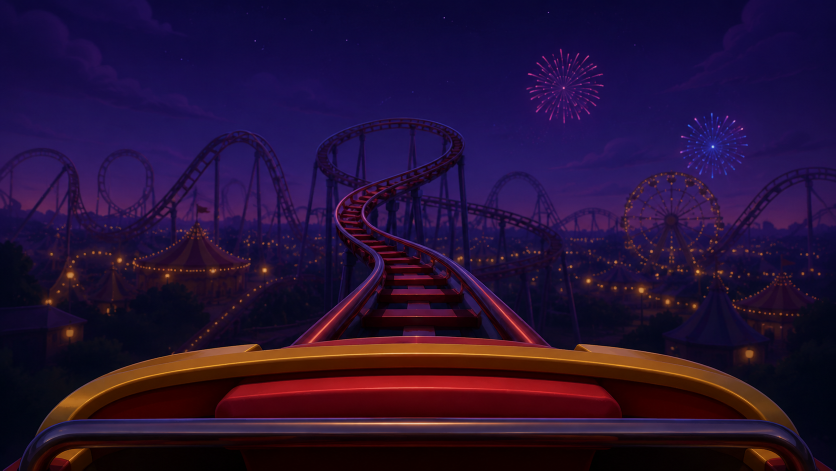
#> input picture apps/theme-park/scripts/coaster-bg/source/coaster-bg-raw.png, 1672 x 941 px (shown at 1/2 size)
$ python build_coaster_bg.py
#> lines starting #> are read from the running program, lines starting #| are printed output that depends on the picture
#!/usr/bin/env python3
"""Build the Mega Coaster backdrop from the Figma master (node 6824:5157).

The design places a 1672x941 render as a 1439x810 image at (-172, -46) in the 1200x670 frame — i.e.
cropped and cover-scaled — and puts a soft layer blur on it so the reels read against it. This
reproduces both: crop the frame's window out of the master, then blur.

The blur radius was fitted against the design's own render rather than guessed: at 1200x670, a
Gaussian of 2px minimises mean absolute error against it (1.24/255 vs 2.58 unblurred). The output
ships at the node's placed size, so the radius is scaled by the same factor.

    python3 scripts/coaster-bg/build_coaster_bg.py

Reads scripts/coaster-bg/source/coaster-bg-raw.png (the untouched Figma master, kept out of static/
so it is not shipped) and writes static/assets/theme-park/v2/features/coaster-bg.webp.
"""

from __future__ import annotations

import os
from pathlib import Path

from PIL import Image, ImageFilter

ROOT = Path(__file__).resolve().parents[2]
SOURCE = Path(__file__).resolve().parent / 'source' / 'coaster-bg-raw.png'
OUT = ROOT / 'static/assets/theme-park/v2/features/coaster-bg.webp'

# The design's frame, and how the master is placed inside it (node 6824:5157).
FRAME_W, FRAME_H = 1200, 670
PLACED_W, PLACED_X, PLACED_Y = 1439, -172, -46
# Shipped size — the placed size, so the art is never upscaled in game.
OUT_W, OUT_H = 1440, 804
# Fitted against the design render at 1200 wide; scaled to the output width below.
BLUR_AT_1200 = 2.0


def main() -> None:
    src = Image.open(SOURCE).convert('RGB')
#> src is the input picture: PIL image 1672x941 RGB; mean R, G, B 38.2, 16.7, 53.4
    # Master -> frame scale, then the frame's window expressed back in master pixels.
    scale = PLACED_W / src.size[0]
#> scale = 0.861
    box = (
        round(-PLACED_X / scale),
        round(-PLACED_Y / scale),
        round((-PLACED_X + FRAME_W) / scale),
        round((-PLACED_Y + FRAME_H) / scale),
    )
#> box = (200, 53, 1594, 832)
    out = src.crop(box).resize((OUT_W, OUT_H), Image.LANCZOS)
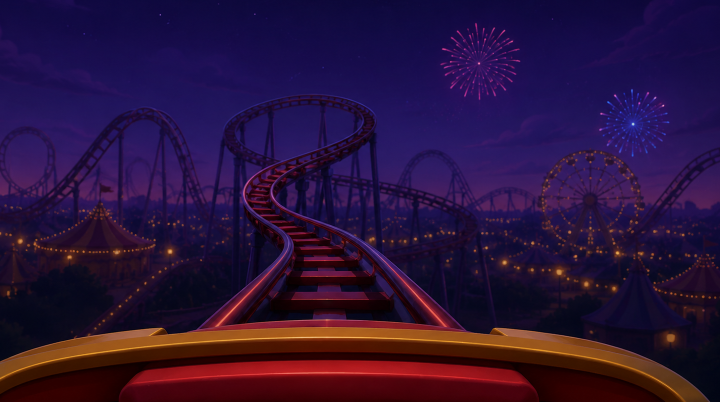
#> out: PIL image 1440x804 RGB (shown at 1/2 size); mean R, G, B 43.1, 18, 57.7
    out = out.filter(ImageFilter.GaussianBlur(BLUR_AT_1200 * OUT_W / FRAME_W))
    out.save(OUT, 'WEBP', quality=88, method=6)
    print(f'{OUT.relative_to(ROOT)}  {OUT_W}x{OUT_H}  {os.path.getsize(OUT)/1024:.1f} KB')


if __name__ == '__main__':
    main()
